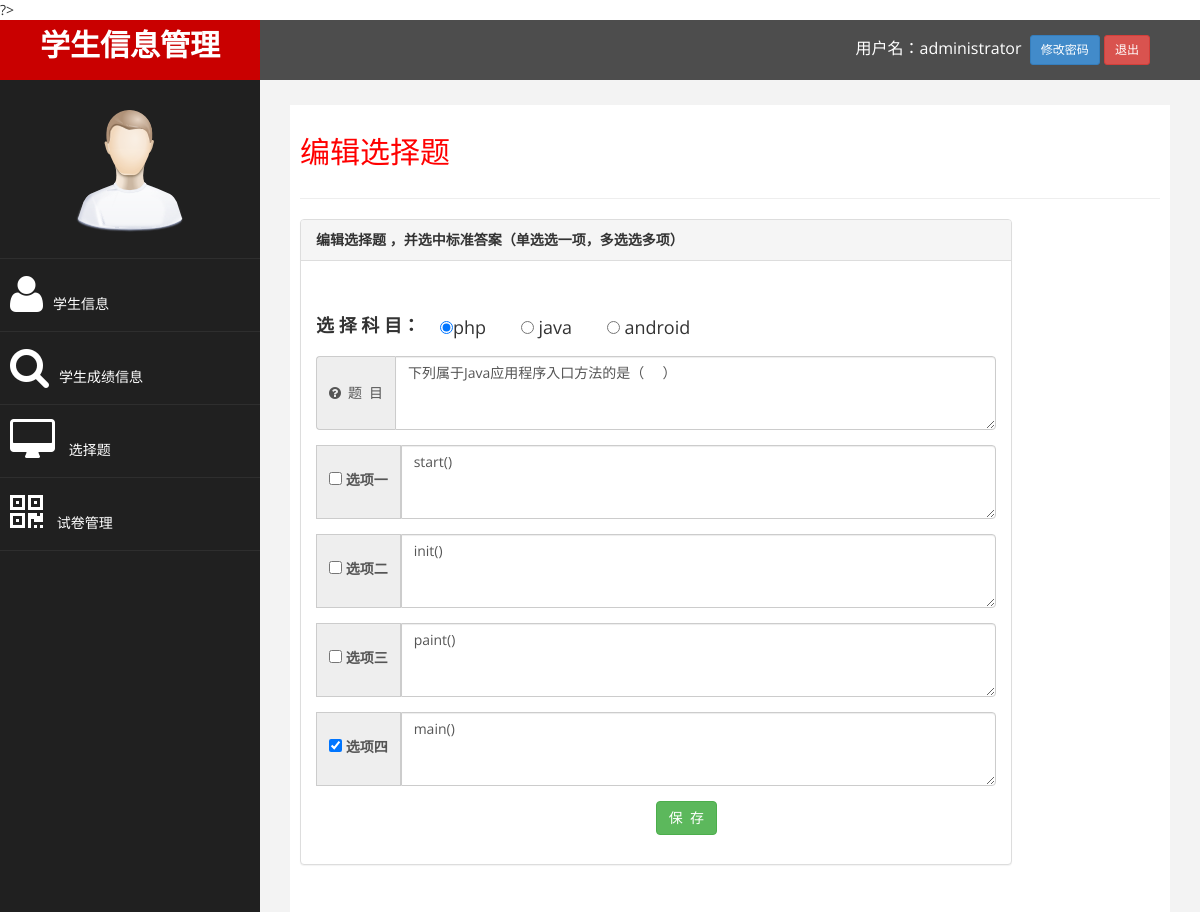
The app's page /editQuestion.php (signed in) with its own data.
### tables this page shows
CREATE TABLE `select_question` (
  `id` int(10) UNSIGNED NOT NULL COMMENT '主键',
  `subject` varchar(50) NOT NULL COMMENT '科目',
  `type` varchar(4) NOT NULL COMMENT '单多',
  `title` text NOT NULL COMMENT '题目',
  `memo` varchar(50) DEFAULT NULL COMMENT '备注'
);

CREATE TABLE `select_item` (
  `id` int(10) UNSIGNED NOT NULL COMMENT '主键',
  `select_question_id` int(10) UNSIGNED NOT NULL COMMENT '选择题号',
  `isanswer` tinyint(1) NOT NULL COMMENT '是否答案',
  `content` varchar(1000) NOT NULL COMMENT '选项',
  `memo` varchar(32) DEFAULT NULL COMMENT '备注'
);

### editQuestion.php (the view, shortened to what this page needs)
<?php
require_once 'base.php';
?>
<?php
$sql = "select * from select_question";
$result = mysql_query ( $sql );
$data = mysql_fetch_array ( $result );
$select_question_id = $data ['id'];
$sql2 = "select * from select_item where select_question_id='$select_question_id'";
$result2 = mysql_query ( $sql2 );
while ( $items [] = mysql_fetch_array ( $result2 ) ) {
}
?>
  <div id="page-wrapper">
	<div id="page-inner">
		<div class="row">
			<div class="col-md-12">
				<h2>编辑选择题</h2>
			</div>
		</div>
		<hr />
		<div class="row">
			<div
				class="col-md-10 col-md-offset-0 col-sm-6 col-sm-offset-3 col-xs-10 col-xs-offset-1">
				<div class="panel panel-default">
					<div class="panel-heading">
						<strong>编辑选择题 ，并选中标准答案（单选选一项，多选选多项）</strong>
					</div>
					<div class="panel-body">
						<form role="form" action="editQuestion.php" method='post'>
							<br /> <input type="hidden" name='id' value="<?=$data['id']?>" />
							<div class="form-group">
								<h4>
									<label>选&nbsp;择&nbsp;科&nbsp;目：</label><label
										class="checkbox-inline"> <input type="radio" name='subject'
										value='php' <?=$data['subject']== 'php'?'checked':''?> />php
									</label> <label class="checkbox-inline"> <input type="radio"
										name='subject' value='java'
										<?=$data['subject']== 'java'?'checked':''?> /> java
									</label> <label class="checkbox-inline"> <input type="radio"
										name='subject' value='android'
										<?=$data['subject']== 'android'?'checked':''?> /> android
									</label>
								</h4>
							</div>
							<div class="form-group input-group">
								<span class="input-group-addon"><i
									class="fa fa-question-circle fa-1x"> &nbsp;题&nbsp;&nbsp;目</i></span>
								<textarea name='title' class="form-control" rows="3"
									placeholder="在此输入问题描述"><?=$data['title']?></textarea>
							</div>
							<div class="form-group input-group">
								<input type="hidden" name='id1' value="<?=$items[0]['id']?>" /> <span
									class="input-group-addon"><label><input type="checkbox"
										name='answer1' value='true'
										<?=$items[0]['isanswer']== '1'?'checked':''?> /> 选项一 </label></span>
								<textarea name='item1' class="form-control" rows="3"
									placeholder="在此输入选项 内容"><?=$items[0]['content']?></textarea>
							</div>
							<div class="form-group input-group">
								<input type="hidden" name='id2' value="<?=$items[1]['id']?>" /> <span
									class="input-group-addon"><label><input type="checkbox"
										name='answer2' value='true'
										<?=$items[1]['isanswer']== '1'?'checked':''?> /> 选项二</label></span>
								<textarea name='item2' class="form-control" rows="3"
									placeholder="在此输入选项 内容"><?=$items[1]['content']?></textarea>
							</div>
							<div class="form-group input-group">
								<input type="hidden" name='id3' value="<?=$items[2]['id']?>" /> <span
									class="input-group-addon"><label><input type="checkbox"
										name='answer3' value='true'
										<?=$items[2]['isanswer']== '1'?'checked':''?> /> 选项三</label></span>
								<textarea name='item3' class="form-control" rows="3"
									placeholder="在此输入选项 内容"><?=$items[2]['content']?></textarea>
							</div>
							<div class="form-group input-group">
								<input type="hidden" name='id4' value="<?=$items[3]['id']?>" /> <span
									class="input-group-addon"><label><input type="checkbox"
										name='answer4' value='true'
										<?=$items[3]['isanswer']== '1'?'checked':''?> /> 选项四</label></span>
								<textarea name='item4' class="form-control" rows="3"
									placeholder="在此输入选项 内容"><?=$items[3]['content']?></textarea>
							</div>
							<input type='submit' class="btn btn-success col-md-offset-6"
								value='保&nbsp;&nbsp;存' />
						</form>
					</div>
				</div>
			</div>
		</div>
	</div>
</div>
</body>
</html>

### assets/css/custom.css (style rules this page uses)
body { font-family: 'Open Sans', sans-serif; }
#page-wrapper { padding: 15px 15px; min-height: 600px; background:#F3F3F3; }
#page-inner { width:100%; margin:10px 20px 10px 0px; background-color:#fff!important; padding:10px; min-height:1200px; }
h2 { color: #f00; }
h4 { padding-top:10px; }
@media (min-width:768px) { #page-wrapper { margin: 0 0 0 260px; padding: 15px 30px; min-height: 1200px; } }

### records on screen
select_question: subject "☑ php", subject "☐ java", subject "☐ android", title "下列属于Java应用程序入口方法的是（ ）"
select_item: item1 "start()"
select_item: item2 "init()"
select_item: item3 "paint()"
select_item: isanswer "☑", item4 "main()"

### other values on screen
$userName "administrator"
